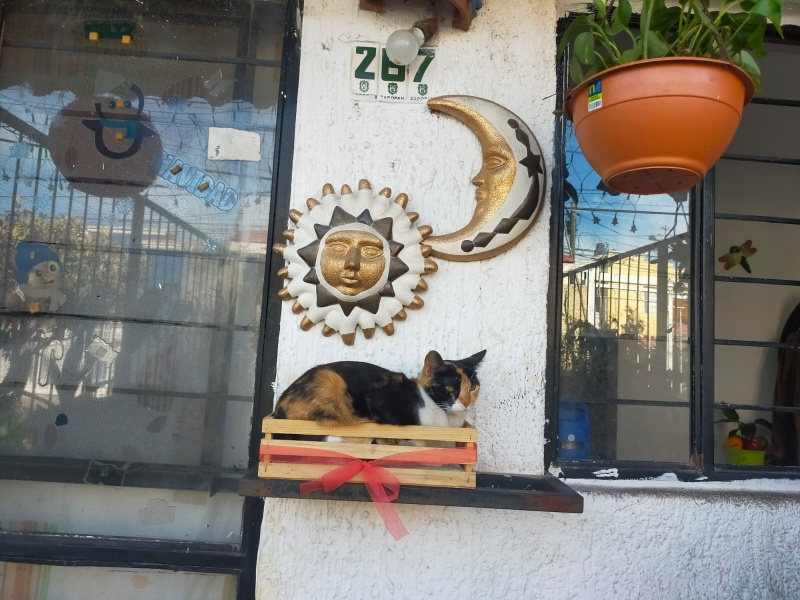
#> input picture Original.jpg, 800 x 600 px
$ python 7E1_19110255_Practica11.py
#> lines starting #> are read from the running program, lines starting #| are printed output that depends on the picture; after the words box and inside, x2 and y2 are one past the last pixel; in counts of white or black regions, pixels touching at a corner belong together
import cv2
import numpy as np

def Impresion(namme,imagen,x,y):
    cv2.namedWindow(namme)
    cv2.moveWindow(namme, x,y)
    cv2.imshow(namme, imagen)
    cv2.waitKey(0)

img1 = cv2.imread('Original.jpg',0)
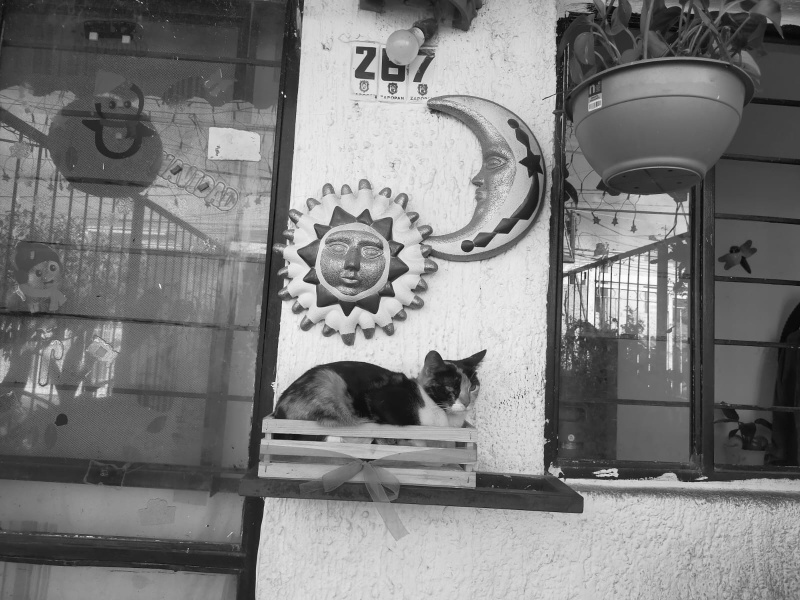
#> img1: shape (600, 800); min 2, max 255, mean 125.4
img2 = cv2.imread('Sonne.jpg',0)
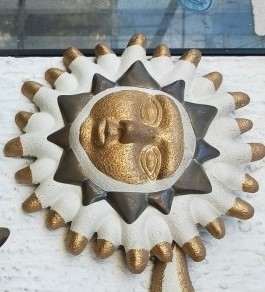
#> input picture Sonne.jpg, 265 x 292 px
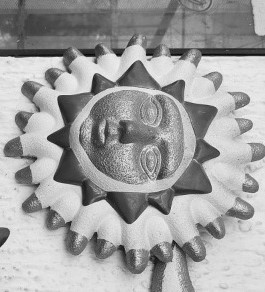
#> img2: shape (292, 265); min 1, max 250, mean 161.5
orb = cv2.ORB_create()
kp1, des1 = orb.detectAndCompute(img1,None)
#> kp1 = 500 keypoints; strongest (x, y, size): (585, 271, 31), (565, 277, 31), (346, 315, 31), (347, 314, 37.2)
kp2, des2 = orb.detectAndCompute(img2,None)
#> kp2 = 473 keypoints; strongest (x, y, size): (47, 138, 31), (48, 138, 37.2), (146, 54, 31), (119, 55, 31)
bf = cv2.BFMatcher(cv2.NORM_HAMMING, crossCheck=True)
matches = bf.match(des1,des2)
#> matches = 141 matches
matches = sorted(matches, key = lambda x:x.distance)
img3 = cv2.drawMatches(img1,kp1,img2,kp2,matches[:10],None, flags=2)
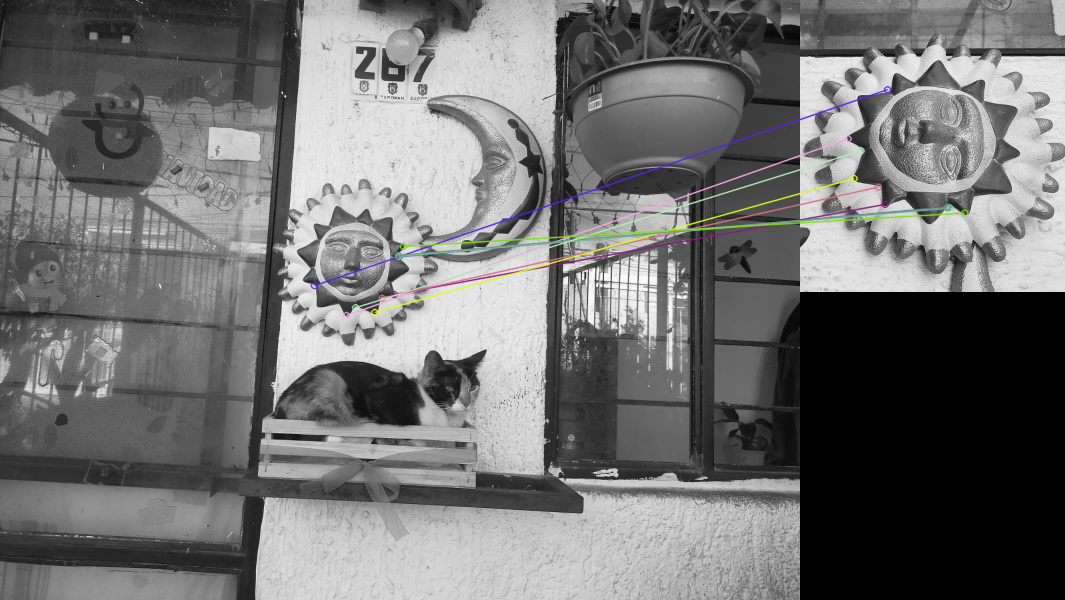
#> img3: shape (600, 1065, 3); mean of channels 0, 1, 2 113.7, 113.8, 113.9; drawn as B, G, R
Impresion('Similitudes',img3,50,50)


cap = cv2.VideoCapture('Mancha.mp4')
fgbg = cv2.createBackgroundSubtractorMOG2()

while(cap.isOpened()):
    ret, frame = cap.read()
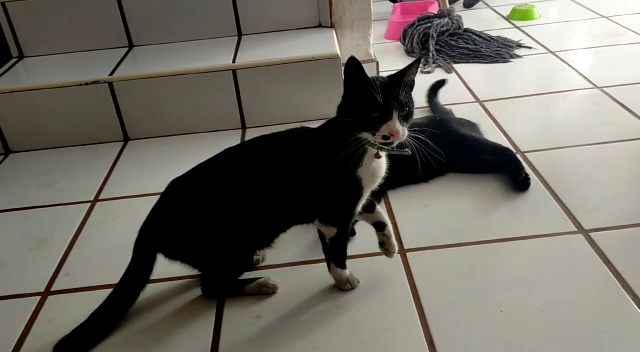
#> input picture frame 10 of Mancha.mp4, 640 x 352 px
#> frame is the input picture: shape (352, 640, 3); mean B, G, R 102.4, 110.3, 114
    if ret == True:
        fgmask = fgbg.apply(frame)
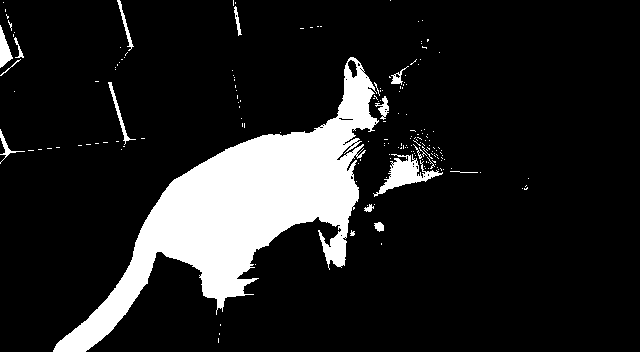
#> fgmask: shape (352, 640); values 127 (black) and 255 (white), 13.5% white; 181 white regions (165 under 20 px), largest, box (x1, y1, x2, y2) and area: (53, 57, 379, 352) 27498, (373, 154, 443, 197) 1008, (0, 25, 13, 68) 289

        cv2.imshow('fgmask',frame)

        cv2.imshow('frame',fgmask)

        if cv2.waitKey(30) == ord('s'):
#> (key Esc is pressed here)
            break
    else: break

cap.release()
cv2.destroyAllWindows()
